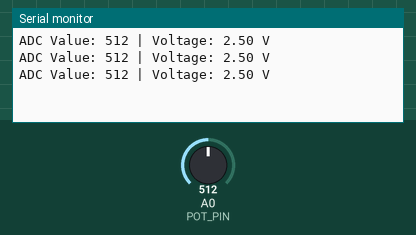
Recording of a sketch running on a simulated Arduino Uno, built with avr-gcc and run on an emulated ATmega328P. Parts: the last lines printed to the serial monitor. The inputs (shaded band) are chosen by the test bench; at power-on: A0 (POT_PIN) = 512.

Above: at 1.3 s.
1.4 s: A0 (POT_PIN) set to 716
At 1.9 s:
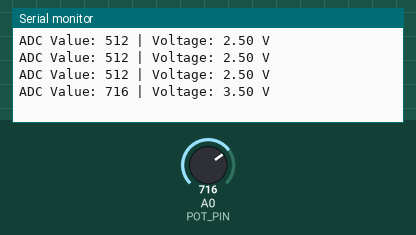
2.9 s: A0 (POT_PIN) set to 900
At 3.4 s:
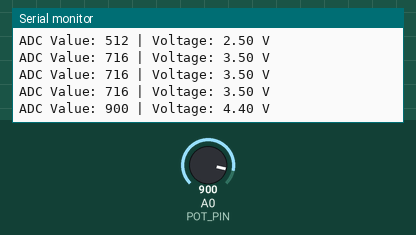
Timing chart, 0 to 5.9 s (numbered marks = the images above; inputs shaded):
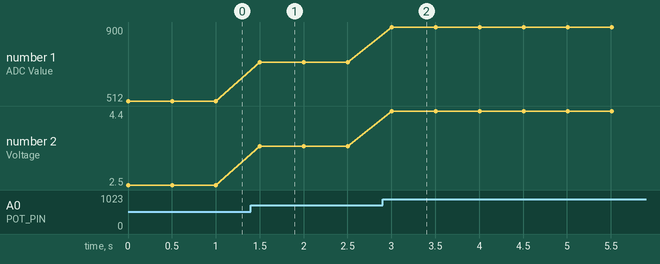

The sketch:

sketch.ino
```cpp
#define POT_PIN A0

void setup() {
  Serial.begin(9600);
}

void loop() {
  int adcValue = analogRead(POT_PIN);

  float voltage = adcValue * (5.0 / 1023.0);

  Serial.print("ADC Value: ");
  Serial.print(adcValue);

  Serial.print(" | Voltage: ");
  Serial.print(voltage, 2);
  Serial.println(" V");

  delay(500);
}
```

Measured:
- after the input at 1.4 s, the serial monitor: prints a new line after 0.10 s (image 1)
- after the input at 2.9 s, the serial monitor: prints a new line after 0.11 s (image 2)
- plotted number 1: 512 → 716 after the input at 1.4 s, 716 → 900 after the input at 2.9 s
- plotted number 2: 2.5 → 3.5 after the input at 1.4 s, 3.5 → 4.4 after the input at 2.9 s
